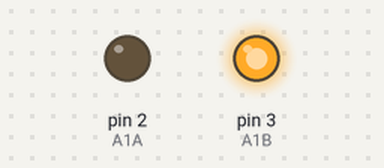
Recording of a sketch running on a simulated Arduino Uno, built with avr-gcc and run on an emulated ATmega328P. Parts: output pins drawn as LEDs (lit = HIGH).

Above: at 3.1 s.
At 18.1 s:
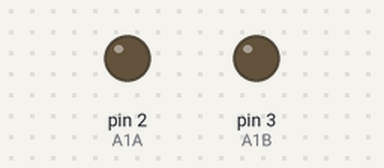
Timing chart, 0 to 19.6 s (numbered marks = the images above):
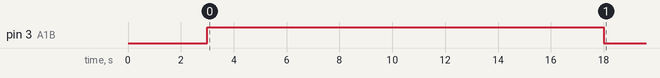

The sketch:

Waterinatorul_cod.ino
```cpp
const int A1A = 2;
const int A1B = 3;
const long Day = 86400000;

void setup() {
  pinMode(A1A,OUTPUT);
  pinMode(A1B,OUTPUT);
  delay(3000);
}

void loop() {

  motorA('R');// Turn motor A to RIGHT
  delay(15000);
  motorA('O');// Turn motor A OFF
  delay(Day*7);
}


void motorA(char d)
{
  if(d =='R'){
    digitalWrite(A1A,LOW);
    digitalWrite(A1B,HIGH);
  }else if (d =='L'){
    digitalWrite(A1A,HIGH);
    digitalWrite(A1B,LOW);
  }else{
    digitalWrite(A1A,LOW);
    digitalWrite(A1B,LOW);
  }
}
```

Measured:
- by itself, pin 3 (A1B): LOW → HIGH at 3.0 s, → LOW 15.0 s later
